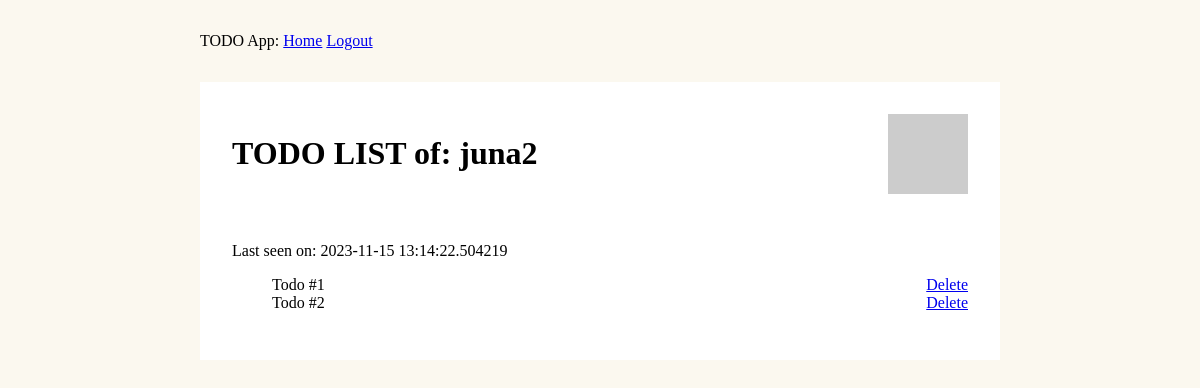
Before: /user/juna2 (signed in) with the older database file.
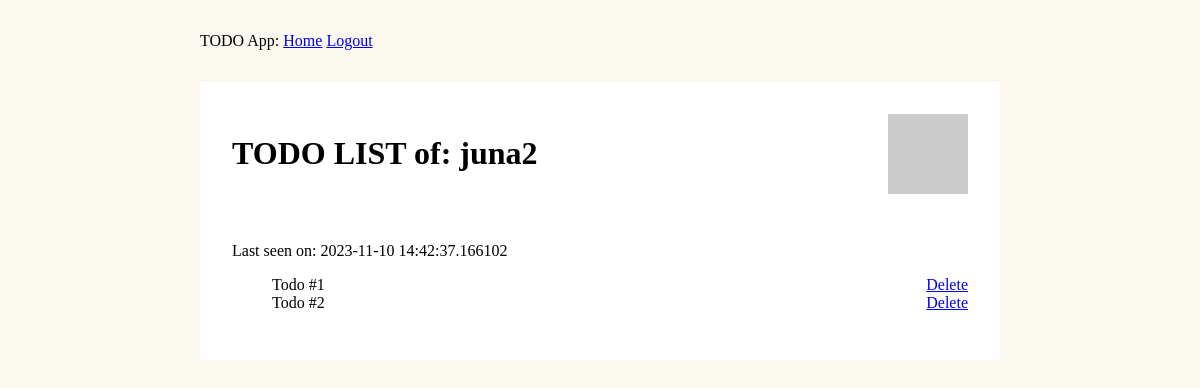
After: the same page with the newer database file.
### models/users.py (models this page shows, shortened)
class User(UserMixin, db.Model):
    id = db.Column(db.Integer, primary_key=True)
    username = db.Column(db.String(24), index=True, unique=True)
    email = db.Column(db.String(120), index=True, unique=True)
    password_hash = db.Column(db.String(128))
    tasks = db.relationship("Task", backref="author", lazy="dynamic")
    last_seen = db.Column(db.DateTime, default=datetime.utcnow)
    def avatar(self):
        email_digest = md5(self.email.lower().encode("utf-8")).hexdigest()
        return "https://www.gravatar.com/avatar/{}?d=identicon&s=50".format(
            email_digest
        )

### app/routes.py (the view)
@main_bp.route("/user/<username>")
@login_required
def user(username):
    given_user = User.query.filter_by(username=username).first_or_404()
    todo_list = [
        {"author": given_user, "task": "Todo #1"},
        {"author": given_user, "task": "Todo #2"},
    ]
    todo_items = [item["task"] for item in todo_list]
    return render_template("user.html", user=given_user, items=todo_items)

### app/routes.py (called while the page is built)
@main_bp.before_request  # decorator func executed before the view function
def before_request():
    if current_user.is_authenticated:
        current_user.last_seen = datetime.utcnow()
        db.session.commit()

### models/users.py (called while the page is built)
@login.user_loader  # helps in storing the uid of Flask user session and this is it's registration
def load_user(id: str):
    return User.query.get(int(id))

### app/templates/user.html
{% extends "root.html" %}
{% block main %}
    <div style="display: flex">
        <h1 style="flex-grow:1">TODO LIST of: {{ user.username }}</h1>
        <img style="margin: 0 0 2em 2em" src="{{ user.avatar() }}">
    </div>
    {% if user.last_seen %}<p>Last seen on: {{ user.last_seen }}</p>{% endif %}
    <div id="list">
    <ul>
        {% for item in items %}
            <li>{{ item }}
                <a href="{{ url_for('remove_item', item=item )}}">Delete</a>
            </li>
        {% endfor %}
    </ul>
</div>
{% endblock %}

### app/templates/root.html (shortened to what this page needs)
<!DOCTYPE html>
<html lang="en">
	<head>
		<link
			rel="stylesheet"
			href="{{ url_for('static', filename='style/index.css') }}"
		/>
	</head>
	<body>
		<header>
			<div>
				TODO App:
				<a href="{{ url_for('main.index') }}">Home</a>
				{% if current_user.is_anonymous %}
				<a href="{{ url_for('main.login') }}">Login</a>
				{% else %}
				<a href="{{ url_for('main.logout') }}">Logout</a>
				{% endif %}
			</div>
		</header>
		<main>{% block main %} {% endblock %}</main>
	</body>
</html>

### app/static/style/index.css (style rules this page uses)
body { background-color: #fbf8ef; max-width: 800px; margin: 0 auto; }
header { padding: 2em 0; }
main { min-width: 500px; max-width: 900px; background: #fff; padding: 2em; }
#list li { display: flex; justify-content: space-between; }

Changed rows visible on the page:
changed User "juna2": last_seen "2023-11-15 13:14:22.504219" → "2023-11-10 14:42:37.166102"
